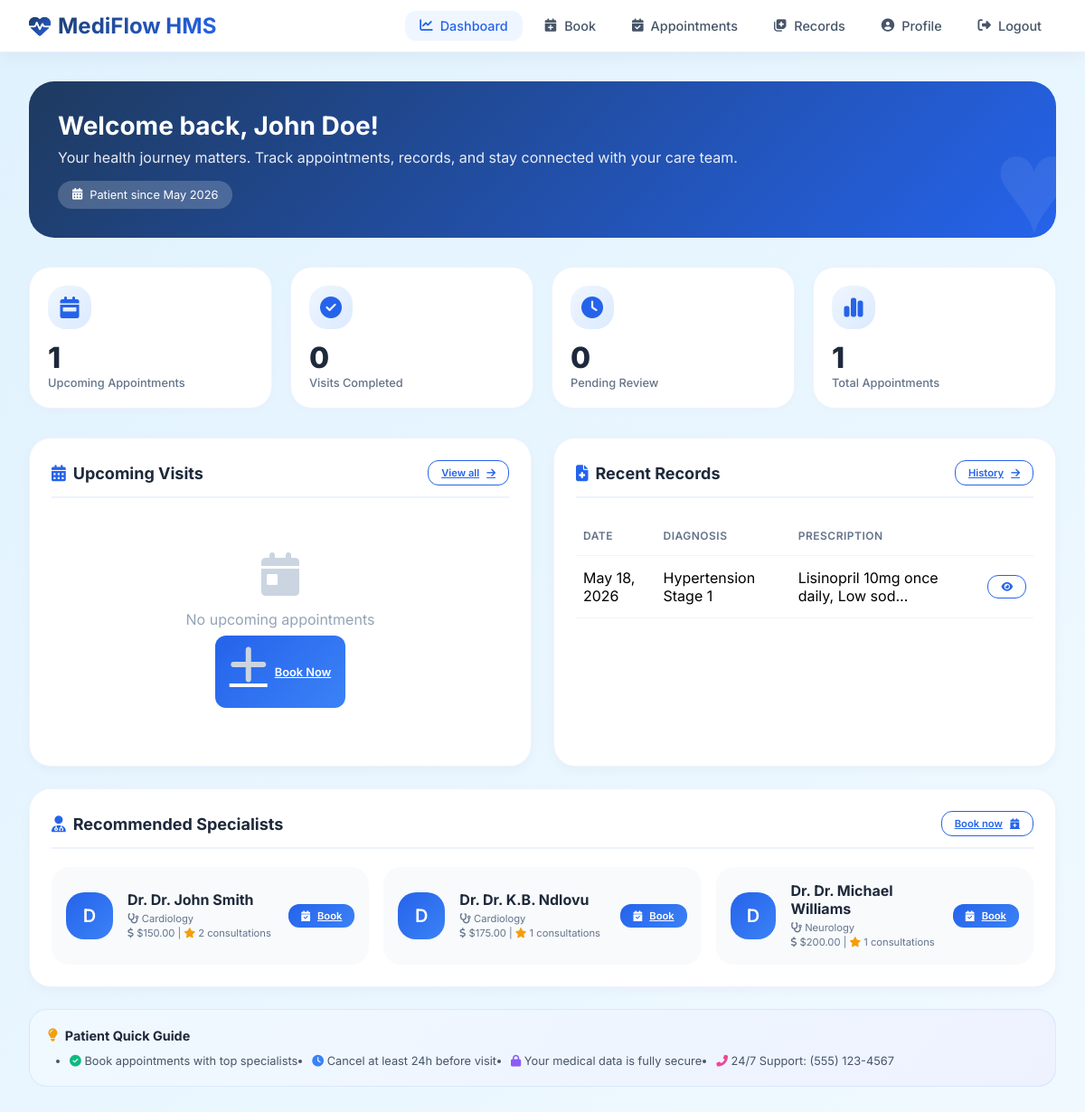
/patient/dashboard.php (signed in), run on the app's committed database.
### tables this page shows
CREATE TABLE users (
    id INT PRIMARY KEY AUTO_INCREMENT,
    username VARCHAR(50) UNIQUE NOT NULL,
    email VARCHAR(100) UNIQUE NOT NULL,
    password VARCHAR(255) NOT NULL,
    full_name VARCHAR(100) NOT NULL,
    phone VARCHAR(20),
    address TEXT,
    role ENUM('patient', 'doctor', 'admin') DEFAULT 'patient',
    is_active BOOLEAN DEFAULT TRUE,
    created_at TIMESTAMP DEFAULT CURRENT_TIMESTAMP,
    last_login TIMESTAMP NULL,
    reset_token VARCHAR(255) NULL,
    reset_token_expiry DATETIME NULL,
    email_verified BOOLEAN DEFAULT FALSE
);

CREATE TABLE medical_records (
    id INT PRIMARY KEY AUTO_INCREMENT,
    patient_id INT,
    doctor_id INT,
    diagnosis TEXT,
    prescription TEXT,
    blood_pressure VARCHAR(20),
    heart_rate INT,
    temperature DECIMAL(4,1),
    weight DECIMAL(5,2),
    allergies TEXT,
    notes TEXT,
    record_date DATE,
    created_at TIMESTAMP DEFAULT CURRENT_TIMESTAMP,
    FOREIGN KEY (patient_id) REFERENCES users(id) ON DELETE CASCADE,
    FOREIGN KEY (doctor_id) REFERENCES users(id) ON DELETE SET NULL
);

CREATE TABLE doctors (
    id INT PRIMARY KEY AUTO_INCREMENT,
    user_id INT UNIQUE,
    specialization VARCHAR(100),
    qualification VARCHAR(200),
    experience_years INT,
    consultation_fee DECIMAL(10, 2),
    available_days VARCHAR(100),
    available_time_start TIME,
    available_time_end TIME,
    FOREIGN KEY (user_id) REFERENCES users(id) ON DELETE CASCADE
);

### includes/SessionManager.php (called while the page is built, shortened)
<?php
class SessionManager {
    public static function getUserId() {
        return $_SESSION['user_id'] ?? null;
    }
    public static function getFullName() {
        return $_SESSION['full_name'] ?? null;
    }
}
?>

### patient/dashboard.php (the view, shortened to what this page needs)
<?php
require_once '../includes/SessionManager.php';
$database = new Database();
$db = $database->getConnection();
$user_id = SessionManager::getUserId();
$user_name = SessionManager::getFullName();
$patientQuery = "SELECT * FROM users WHERE id = :user_id";
$stmt = $db->prepare($patientQuery);
$stmt->bindParam(':user_id', $user_id);
$stmt->execute();
$patient = $stmt->fetch(PDO::FETCH_ASSOC);
$statsQuery = "SELECT
    COUNT(*) as total,
    COUNT(CASE WHEN status = 'pending' THEN 1 END) as pending,
    COUNT(CASE WHEN status = 'confirmed' THEN 1 END) as confirmed,
    COUNT(CASE WHEN status = 'completed' THEN 1 END) as completed,
    COUNT(CASE WHEN status = 'cancelled' THEN 1 END) as cancelled
    FROM appointments WHERE patient_id = :user_id";
$stmt = $db->prepare($statsQuery);
$stmt->bindParam(':user_id', $user_id);
$stmt->execute();
$stats = $stmt->fetch(PDO::FETCH_ASSOC);
$upcomingQuery = "SELECT a.*,
                         u.full_name as doctor_name,
                         d.specialization,
                         d.consultation_fee
                  FROM appointments a
                  JOIN doctors d ON a.doctor_id = d.id
                  JOIN users u ON d.user_id = u.id
                  WHERE a.patient_id = :user_id
                  AND a.appointment_date >= CURDATE()
                  AND a.status IN ('pending', 'confirmed')
                  ORDER BY a.appointment_date ASC, a.appointment_time ASC
                  LIMIT 5";
$stmt = $db->prepare($upcomingQuery);
$stmt->bindParam(':user_id', $user_id);
$stmt->execute();
$upcoming_appointments = $stmt->fetchAll(PDO::FETCH_ASSOC);
$recentRecordsQuery = "SELECT * FROM medical_records
                       WHERE patient_id = :user_id
                       ORDER BY record_date DESC, created_at DESC
                       LIMIT 5";
$stmt = $db->prepare($recentRecordsQuery);
$stmt->bindParam(':user_id', $user_id);
$stmt->execute();
$recent_records = $stmt->fetchAll(PDO::FETCH_ASSOC);
$recommendedQuery = "SELECT d.*, u.full_name, u.email, u.phone,
                     COUNT(a.id) as appointment_count
                     FROM doctors d
                     JOIN users u ON d.user_id = u.id
                     LEFT JOIN appointments a ON d.id = a.doctor_id
                     WHERE u.is_active = 1
                     GROUP BY d.id
                     ORDER BY appointment_count DESC
                     LIMIT 3";
$recommendedStmt = $db->query($recommendedQuery);
$recommended_doctors = $recommendedStmt->fetchAll(PDO::FETCH_ASSOC);
?>
<!DOCTYPE html>
<html lang="en">
<head>
    <link rel="stylesheet" href="https://cdnjs.cloudflare.com/ajax/libs/font-awesome/6.4.0/css/all.min.css">
</head>
<body>
    <nav class="navbar">
        <div class="navbar-container">
            <a href="dashboard.php" class="logo">
                <i class="fas fa-heartbeat"></i>
                <span>MediFlow HMS</span>
            </a>
            <ul class="nav-menu">
                <li><a href="dashboard.php" class="nav-link active"><i class="fas fa-chart-line"></i> Dashboard</a></li>
                <li><a href="book-appointment.php" class="nav-link"><i class="fas fa-calendar-plus"></i> Book</a></li>
                <li><a href="my-appointments.php" class="nav-link"><i class="fas fa-calendar-check"></i> Appointments</a></li>
                <li><a href="medical-records.php" class="nav-link"><i class="fas fa-notes-medical"></i> Records</a></li>
                <li><a href="profile.php" class="nav-link"><i class="fas fa-user-circle"></i> Profile</a></li>
                <li><a href="../logout.php" class="nav-link"><i class="fas fa-sign-out-alt"></i> Logout</a></li>
            </ul>
        </div>
    </nav>
    <div class="container">
        <div class="fade-in">
            <div class="welcome-section">
                <div class="welcome-content">
                    <h2>Welcome back, <?php echo htmlspecialchars($user_name); ?>!</h2>
                    <p>Your health journey matters. Track appointments, records, and stay connected with your care team.</p>
                    <div class="patient-since">
                        <i class="fas fa-calendar-alt"></i>
                        Patient since <?php echo date('F Y', strtotime($patient['created_at'])); ?>
                    </div>
                </div>
            </div>
            <div class="stats-grid">
                <div class="stat-card">
                    <div class="stat-icon"><i class="fas fa-calendar-week"></i></div>
                    <div class="stat-number"><?php echo ($stats['pending'] ?? 0) + ($stats['confirmed'] ?? 0); ?></div>
                    <div class="stat-label">Upcoming Appointments</div>
                </div>
                <div class="stat-card">
                    <div class="stat-icon"><i class="fas fa-check-circle"></i></div>
                    <div class="stat-number"><?php echo $stats['completed'] ?? 0; ?></div>
                    <div class="stat-label">Visits Completed</div>
                </div>
                <div class="stat-card">
                    <div class="stat-icon"><i class="fas fa-clock"></i></div>
                    <div class="stat-number"><?php echo $stats['pending'] ?? 0; ?></div>
                    <div class="stat-label">Pending Review</div>
                </div>
                <div class="stat-card">
                    <div class="stat-icon"><i class="fas fa-chart-simple"></i></div>
                    <div class="stat-number"><?php echo $stats['total'] ?? 0; ?></div>
                    <div class="stat-label">Total Appointments</div>
                </div>
            </div>
            <div class="dashboard-grid">
                <div class="card">
                    <div class="card-header">
                        <i class="fas fa-calendar-alt"></i> Upcoming Visits
                        <a href="my-appointments.php" class="btn btn-outline btn-sm" style="margin-left: auto;">View all <i class="fas fa-arrow-right"></i></a>
                    </div>
                    <?php if (count($upcoming_appointments) > 0): ?>
                        <div class="table-container">
                            <table class="data-table">
                                <thead>
                                    <tr><th>Doctor</th><th>Specialty</th><th>Date & Time</th><th>Status</th><th></th></tr>
                                </thead>
                                <tbody>
                                    <?php foreach ($upcoming_appointments as $appointment): ?>
                                    <tr>
                                        <td><strong><?php echo htmlspecialchars($appointment['doctor_name']); ?></strong><br><small style="color:#64748b;">$<?php echo number_format($appointment['consultation_fee'], 2); ?></small></td>
                                        <td><?php echo htmlspecialchars($appointment['specialization'] ?? 'General Medicine'); ?></td>
                                        <td><?php echo date('M d, Y', strtotime($appointment['appointment_date'])); ?><br><small><?php echo date('h:i A', strtotime($appointment['appointment_time'])); ?></small></td>
                                        <td><span class="badge badge-<?php echo $appointment['status']; ?>"><i class="fas <?php echo $appointment['status'] == 'pending' ? 'fa-hourglass-half' : 'fa-check'; ?>"></i> <?php echo ucfirst($appointment['status']); ?></span></td>
                                        <td><button onclick="cancelAppointment(<?php echo $appointment['id']; ?>)" class="btn btn-danger btn-sm"><i class="fas fa-times"></i></button></td>
                                    </tr>
                                    <?php endforeach; ?>
                                </tbody>
                            </table>
                        </div>
                    <?php else: ?>
                        <div class="empty-state">
                            <i class="fas fa-calendar-day"></i>
                            <p>No upcoming appointments</p>
                            <a href="book-appointment.php" class="btn btn-primary" style="margin-top: 0.5rem;"><i class="fas fa-plus"></i> Book Now</a>
                        </div>
                    <?php endif; ?>
                </div>
                <div class="card">
                    <div class="card-header">
                        <i class="fas fa-file-medical"></i> Recent Records
                        <a href="medical-records.php" class="btn btn-outline btn-sm" style="margin-left: auto;">History <i class="fas fa-arrow-right"></i></a>
                    </div>
                    <?php if (count($recent_records) > 0): ?>
                        <div class="table-container">
                            <table class="data-table">
                                <thead><tr><th>Date</th><th>Diagnosis</th><th>Prescription</th><th></th></tr></thead>
                                <tbody>
                                    <?php foreach ($recent_records as $record): ?>
                                    <tr>
                                        <td><?php echo date('M d, Y', strtotime($record['record_date'])); ?></td>
                                        <td><?php echo htmlspecialchars(substr($record['diagnosis'] ?? 'N/A', 0, 40)) . ((strlen($record['diagnosis'] ?? '') > 40) ? '…' : ''); ?></td>
                                        <td><?php echo htmlspecialchars(substr($record['prescription'] ?? 'N/A', 0, 35)) . ((strlen($record['prescription'] ?? '') > 35) ? '…' : ''); ?></td>
                                        <td><button class="btn btn-outline btn-sm" onclick="viewRecord(<?php echo $record['id']; ?>)"><i class="fas fa-eye"></i></button></td>
                                    </tr>
                                    <?php endforeach; ?>
                                </tbody>
                            </table>
                        </div>
                    <?php else: ?>
                        <div class="empty-state"><i class="fas fa-folder-open"></i><p>No medical records yet</p></div>
                    <?php endif; ?>
                </div>
            </div>
            <div class="card" style="margin-bottom: 1.5rem;">
                <div class="card-header">
                    <i class="fas fa-user-md"></i> Recommended Specialists
                    <a href="book-appointment.php" class="btn btn-outline btn-sm" style="margin-left: auto;">Book now <i class="fas fa-calendar-plus"></i></a>
                </div>
                <div class="doctor-grid">
                    <?php foreach ($recommended_doctors as $doctor): ?>
                        <div class="doctor-item">
                            <div class="doctor-info">
                                <div class="doctor-avatar"><?php echo strtoupper(substr($doctor['full_name'], 0, 1)); ?></div>
                                <div class="doctor-details">
                                    <h4>Dr. <?php echo htmlspecialchars($doctor['full_name']); ?></h4>
                                    <p><i class="fas fa-stethoscope"></i> <?php echo htmlspecialchars($doctor['specialization']); ?></p>
                                    <p><i class="fas fa-dollar-sign"></i> $<?php echo number_format($doctor['consultation_fee'], 2); ?> | <i class="fas fa-star" style="color:#f59e0b;"></i> <?php echo $doctor['appointment_count'] ?? 0; ?> consultations</p>
                                </div>
                            </div>
                            <a href="book-appointment.php?doctor_id=<?php echo $doctor['id']; ?>" class="btn btn-primary btn-sm"><i class="fas fa-calendar-check"></i> Book</a>
                        </div>
                    <?php endforeach; ?>
                </div>
            </div>
            <div class="tips-section">
                <h4><i class="fas fa-lightbulb" style="color:#f59e0b;"></i> Patient Quick Guide</h4>
                <ul>
                    <li><i class="fas fa-check-circle" style="color:#10b981;"></i> Book appointments with top specialists</li>
                    <li><i class="fas fa-clock" style="color:#3b82f6;"></i> Cancel at least 24h before visit</li>
                    <li><i class="fas fa-lock" style="color:#8b5cf6;"></i> Your medical data is fully secure</li>
                    <li><i class="fas fa-phone-alt" style="color:#ec4898;"></i> 24/7 Support: (555) 123-4567</li>
                </ul>
            </div>
        </div>
    </div>
</body>
</html>

### data on the page
users: created_at "May 2026"
medical_records: record_date "May 18, 2026", diagnosis "Hypertension Stage 1", prescription "Lisinopril 10mg once daily, Low sod"
doctors: user.full_name "D", user.full_name "Dr. John Smith", specialization "Cardiology", consultation_fee "150.00", appointment_count "2"
doctors: user.full_name "D", user.full_name "Dr. K.B. Ndlovu", specialization "Cardiology", consultation_fee "175.00", appointment_count "1"
doctors: user.full_name "D", user.full_name "Dr. Michael Williams", specialization "Neurology", consultation_fee "200.00", appointment_count "1"

### other printed values
$user_name "John Doe"
$stats['completed'] "0"
$stats['pending'] "0"
$stats['total'] "1"
